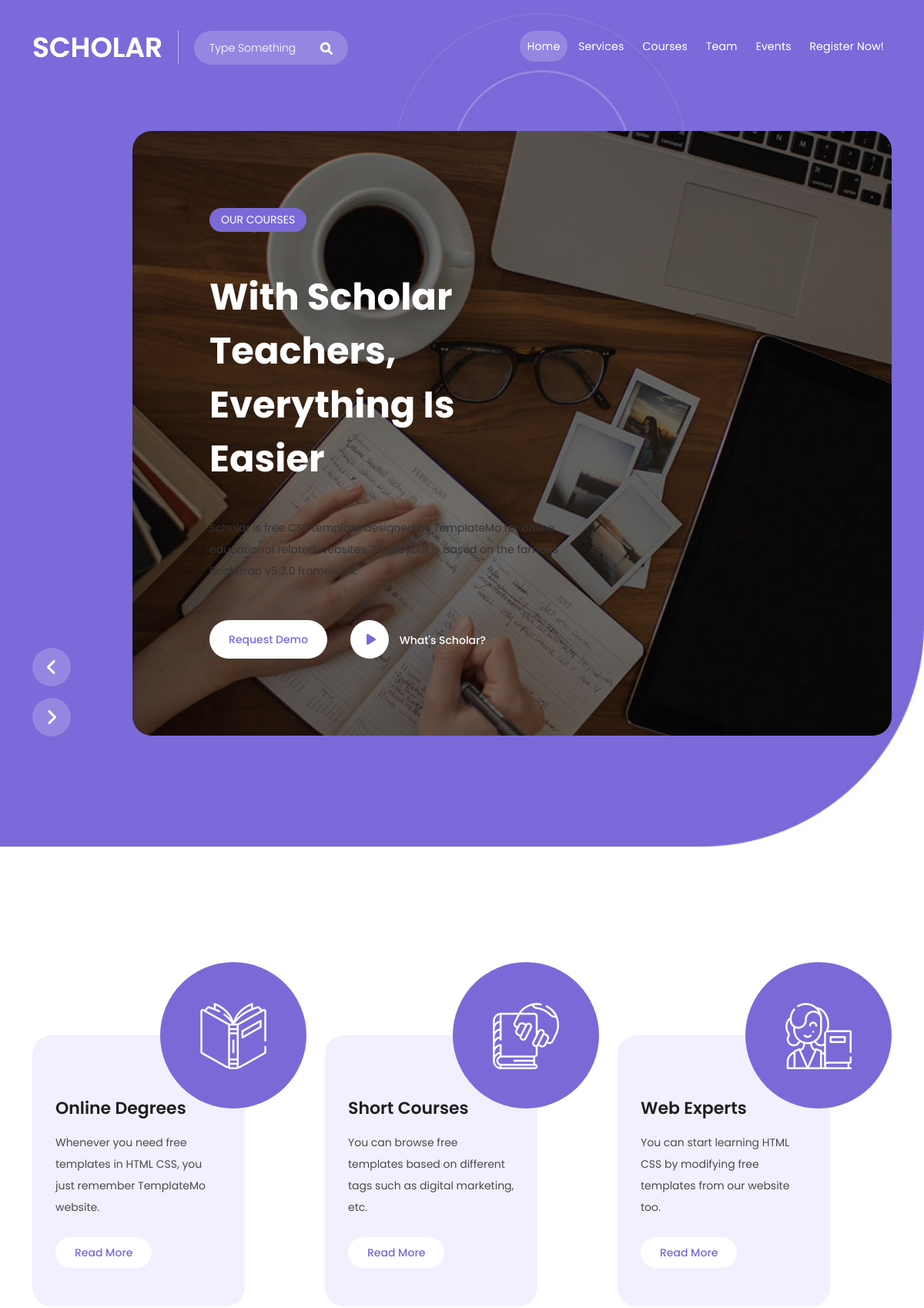
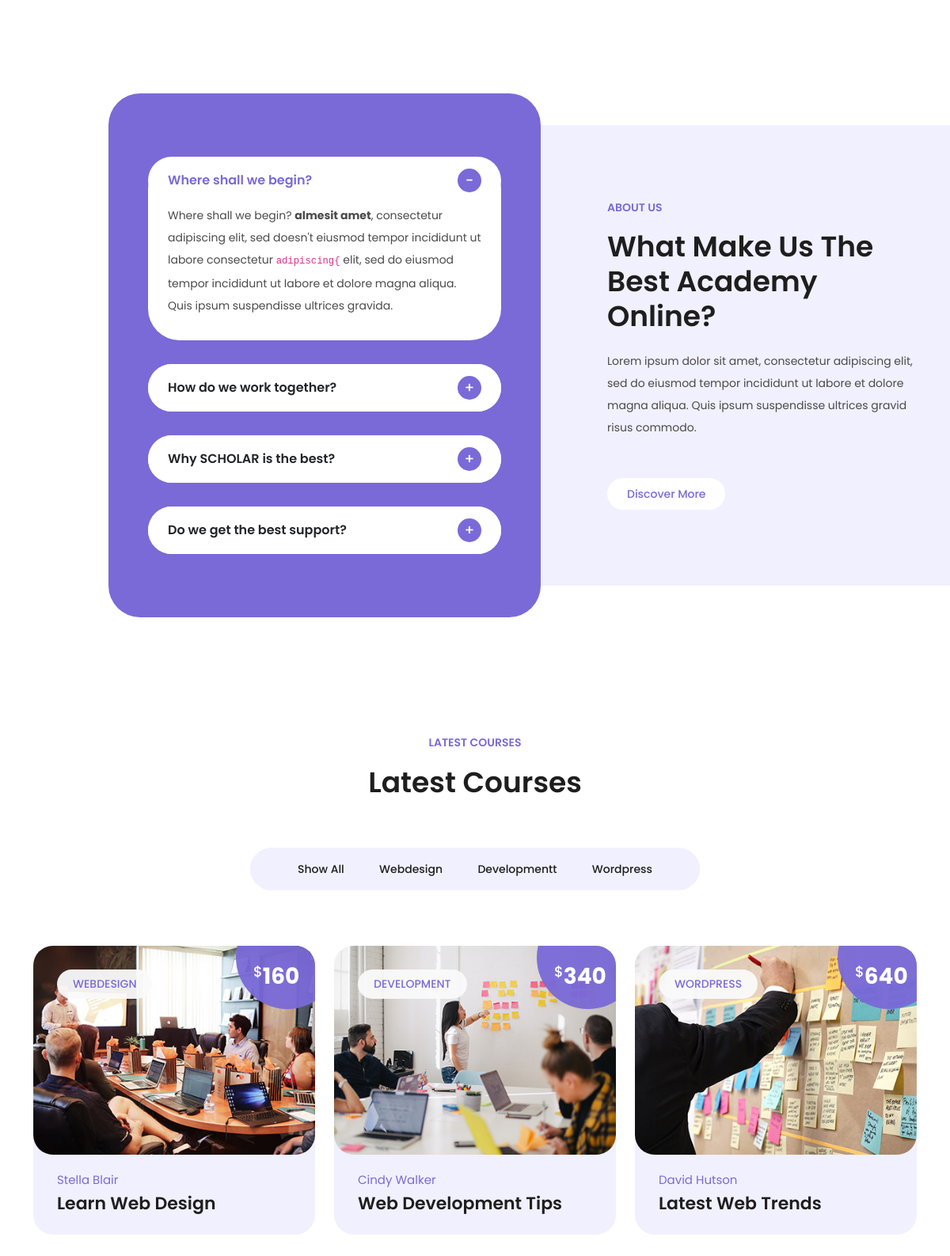
The page / (upper part) on the database its author committed (2 pictures, top to bottom).
### app/models.py (models this page shows, shortened)
class HeaderText (models.Model):
    tag = models.CharField(max_length=255)
    title = models.CharField(max_length=255)
    description = models.TextField(max_length=255)
    question= models.CharField(max_length=255,blank=True, null=True)
    request = models.CharField(max_length=255,blank=True, null=True)
    class Meta:
        verbose_name = "Header Text"
        verbose_name_plural = "Header Texts"

class Serviceblocks(models.Model):
    title = models.CharField(max_length=255)
    description = models.TextField(max_length=255)
    image = models.ImageField(upload_to="service_blocks")
    class Meta:
        verbose_name = "Serviceblocks"
        verbose_name_plural = "Serviceblocks"

class AboutBegin(models.Model):
    title = models.CharField(max_length=255)
    description1 = models.TextField(max_length=255, blank=True, null=True)
    description2 = models.TextField(max_length=255, blank=True, null=True)
    description3 = models.TextField(max_length=255, blank=True, null=True)
    description4 = models.TextField(max_length=255, blank=True, null=True)
    description5 = models.TextField(max_length=255, blank=True, null=True)
    class Meta:
        verbose_name = "About Begin"
        verbose_name_plural = "About Begin"

class AboutTogether(models.Model):
    title = models.CharField(max_length=255)
    description1 = models.TextField(max_length=255, blank=True, null=True)
    description2 = models.TextField(max_length=255, blank=True, null=True)
    description3 = models.TextField(max_length=255, blank=True, null=True)
    description4 = models.TextField(max_length=255, blank=True, null=True)
    description5 = models.TextField(max_length=255, blank=True, null=True)
    class Meta:
        verbose_name = "About Together"
        verbose_name_plural = "About Together"

class AboutBest(models.Model):
    title = models.CharField(max_length=255)
    description1 = models.TextField(max_length=255, blank=True, null=True)
    description2 = models.TextField(max_length=255, blank=True, null=True)
    description3 = models.TextField(max_length=255, blank=True, null=True)
    class Meta:
        verbose_name = "About Best"
        verbose_name_plural = "About Best"

class AboutSupport(models.Model):
    title = models.CharField(max_length=255)
    description1 = models.TextField(max_length=255, blank=True, null=True)
    description2 = models.TextField(max_length=255, blank=True, null=True)
    class Meta:
        verbose_name = "About Support"
        verbose_name_plural = "About Support"

class AboutUs(models.Model):
    tag = models.CharField(max_length=255)
    title = models.CharField(max_length=255)
    description = models.TextField(max_length=255, blank=True, null=True)
    class Meta:
        verbose_name = "About Us"
        verbose_name_plural = "About Us"

class LatestCourses(models.Model):
    title= models.TextField(max_length=255)
    description = models.TextField(max_length=255)
    category1 = models.CharField(max_length=255, blank=True, null=True)
    category2 = models.CharField(max_length=255, blank=True, null=True)
    category3 = models.CharField(max_length=255, blank=True, null=True)
    class Meta:
        verbose_name = "Latest Courses"
        verbose_name_plural = "Latest Courses"

class EventsBlocks(models.Model):
    category = models.CharField(max_length=255)
    price = models.IntegerField(default=0)
    title1 = models.CharField(max_length=255, blank=True, null=True)
    title2 = models.CharField(max_length=255, blank=True, null=True)
    image = models.ImageField(upload_to="events_blocks")
    class Meta:
        verbose_name = "Events Blocks"
        verbose_name_plural = "Events Blocks"

### app/views.py (the view)
# urls.py: path("", views.index, name = "index"),
def index(request):
    context = {
          "header_text": HeaderText.objects.all(),
          "footer_text": FooterText.objects.all().first(),
          "service_blocks": Serviceblocks.objects.all(),
          "about_begin": AboutBegin.objects.all().first(),
          "about_together": AboutTogether.objects.all().first(),
          "about_best": AboutBest.objects.all().first(),
          "about_support": AboutSupport.objects.all().first(),
          "about_us": AboutUs.objects.all().first(),
          "latest_courses": LatestCourses.objects.all().first(),
          "events_blocks": EventsBlocks.objects.all(),
          "facts_blocks": FactsBlocks.objects.all(),
          "team_members" :TeamMembers.objects.all(),
          "authors": Authors.objects.all(),
          "testimonial": Testimonial.objects.all().first(),
          "upcoming_events": UpcomingEvents.objects.all().first(),
          "events": Events.objects.all(),
          "contact_us": ContactUs.objects.all().first(),
          "socials": Socials.objects.all()
    }
    return render(request,"home.html" , context)

### app/templates/home.html (shortened to what this page needs)
{% extends "base.html" %}
{% load static %}
  {% block home_template %}
    <header class="header-area header-sticky">
      <div class="container">
          <div class="row">
              <div class="col-12">
                  <nav class="main-nav">
                      <a href="{% url "index" %}" class="logo">
                          <h1>Scholar</h1>
                      </a>
                      <div class="search-input">
                        <form id="search" action="#">
                          <input type="text" placeholder="Type Something" id='searchText' name="searchKeyword" onkeypress="handle" />
                          <i class="fa fa-search"></i>
                        </form>
                      </div>
                      <ul class="nav">
                        <li class="scroll-to-section"><a href="{% url "index" %}" class="active">Home</a></li>
                        <li class="scroll-to-section"><a href="{% url 'services' %}">Services</a></li>
                        <li class="scroll-to-section"><a href="{% url 'courses' %}">Courses</a></li>
                        <li class="scroll-to-section"><a href="{% url "team" %}">Team</a></li>
                        <li class="scroll-to-section"><a href="{% url "events" %}">Events</a></li>
                        <li class="scroll-to-section"><a href="{% url 'contact' %}">Register Now!</a></li>
                    </ul>
                  </nav>
              </div>
          </div>
      </div>
    </header>
      <div class="main-banner" id="top">
        <div class="container">
          <div class="row">
            <div class="col-lg-12">
              <div class="owl-carousel owl-banner">
                  {% for text in header_text %}
                    <div class="item item-1">
                      <div class="header-text">
                        <span class="category">{{text.tag}}</span>
                        <h2>{{text.title}}</h2>
                        <p>{{text.description}}</p>
                        <div class="buttons">
                          <div class="main-button">
                            <a href="#">{{text.request}}</a>
                          </div>
                          <div class="icon-button">
                            <a href="#"><i class="fa fa-play"></i> {{text.question}}</a>
                          </div>
                        </div>
                      </div>
                    </div>
                  {% endfor %}
              </div>
            </div>
          </div>
        </div>
      </div>
      <div class="services section" id="services">
        <div class="container">
          <div class="row">
            {% for s in service_blocks %}
              <div class="col-lg-4 col-md-6">
                  <div class="service-item">
                      <div class="icon">
                          <img src="{{s.image.url}}" target="_blank" alt="{{s.title}}">
                      </div>
                      <div class="main-content">
                        <h4>{{s.title}}</h4>
                        <p>{{s.description}}</p>
                        <div class="main-button">
                          <a href="#">Read More</a>
                        </div>
                      </div>
                  </div>
              </div>
            {% endfor %}
          </div>
        </div>
      </div>
      <div class="section about-us">
        <div class="container">
          <div class="row">
            <div class="col-lg-6 offset-lg-1">
              <div class="accordion" id="accordionExample">
                <div class="accordion-item">
                  <h2 class="accordion-header" id="headingOne">
                    <button class="accordion-button" type="button" data-bs-toggle="collapse" data-bs-target="#collapseOne" aria-expanded="true" aria-controls="collapseOne">
                      {{about_begin.title}}
                    </button>
                  </h2>
                  <div id="collapseOne" class="accordion-collapse collapse show" aria-labelledby="headingOne" data-bs-parent="#accordionExample">
                    <div class="accordion-body">
                      {{about_begin.description1}} <strong>{{about_begin.description2}}</strong>{{about_begin.description3}} <code>{{about_begin.description4}}</code> {{about_begin.description5}}
                    </div>
                  </div>
                </div>
                <div class="accordion-item">
                  <h2 class="accordion-header" id="headingTwo">
                    <button class="accordion-button collapsed" type="button" data-bs-toggle="collapse" data-bs-target="#collapseTwo" aria-expanded="false" aria-controls="collapseTwo">
                    {{about_together.title}}
                    </button>
                  </h2>
                </div>
                <div class="accordion-item">
                  <h2 class="accordion-header" id="headingThree">
                    <button class="accordion-button collapsed" type="button" data-bs-toggle="collapse" data-bs-target="#collapseThree" aria-expanded="false" aria-controls="collapseThree">
                    {{about_best.title}}
                    </button>
                  </h2>
                </div>
                <div class="accordion-item">
                  <h2 class="accordion-header" id="headingFour">
                    <button class="accordion-button collapsed" type="button" data-bs-toggle="collapse" data-bs-target="#collapseFour" aria-expanded="false" aria-controls="collapseFour">
                      {{about_support.title}}
                    </button>
                  </h2>
                </div>
              </div>
            </div>
            <div class="col-lg-5 align-self-center">
              <div class="section-heading">
                <h6>{{about_us.tag}}</h6>
                <h2>{{about_us.title}}</h2>
                <p>{{about_us.description}}</p>
                <div class="main-button">
                  <a href="#">Discover More</a>
                </div>
              </div>
            </div>
          </div>
        </div>
      </div>
      <section class="section courses" id="courses" >
        <div class="container">
          <div class="row">
            <div class="col-lg-12 text-center">
              <div class="section-heading">
                <h6>{{latest_courses.title}}</h6>
                <h2>{{latest_courses.description}}</h2>
              </div>
            </div>
          </div>
          <ul class="event_filter">
            <li>
              <a class="is_active" href="#!" data-filter="*">Show All</a>
            </li>
            <li>
              <a href="#!" data-filter=".design">{{latest_courses.category1}}</a>
            </li>
            <li>
              <a href="#!" data-filter=".development">{{latest_courses.category2}}t</a>
            </li>
            <li>
              <a href="#!" data-filter=".wordpress">{{latest_courses.category3}}</a>
            </li>
          </ul>
          <div class="row event_box">
            {% for e in events_blocks %}
              <div class="col-lg-4 col-md-6 align-self-center mb-30 event_outer col-md-6 design">
                <div class="events_item">
                  <div class="thumb">
                    <a href="#"><img src="{{e.image.url}}" alt=""></a>
                    <span class="category">{{e.category}}</span>
                    <span class="price"><h6><em>$</em>{{e.price}}</h6></span>
                  </div>
                  <div class="down-content">
                    <span class="author">{{e.title1}}</span>
                    <h4>{{e.title2}}</h4>
                  </div>
                </div>
              </div>
            {%endfor %}
          </div>
        </div>
      </section>
  {% endblock %}

### app/templates/base.html (shortened to what this page needs)
{% load static %}
<!DOCTYPE html>
<html lang="en">
  <head>
    <link href="{% static "vendor/bootstrap/css/bootstrap.min.css" %}" rel="stylesheet">
    <link rel="stylesheet" href="{% static "css/fontawesome.css" %}">
    <link rel="stylesheet" href="{% static "css/templatemo-scholar.css" %}">
    <link rel="stylesheet" href="{% static "css/owl.css" %}">
    <link rel="stylesheet" href="{% static "css/animate.css" %}">
    <link rel="stylesheet" href="https://unpkg.com/swiper@7/swiper-bundle.min.css"/>
  </head>
<body>
  <header class="header-area header-sticky">
    <div class="container">
        <div class="row">
            <div class="col-12">
                <nav class="main-nav">
                    <a href="{% url "index" %}" class="logo">
                        <h1>Scholar</h1>
                    </a>
                    <div class="search-input">
                      <form id="search" action="#">
                        <input type="text" placeholder="Type Something" id='searchText' name="searchKeyword" onkeypress="handle" />
                        <i class="fa fa-search"></i>
                      </form>
                    </div>
                    <ul class="nav">
                      <li class="scroll-to-section"><a href="{% url "index" %}" class="active">Home</a></li>
                      <li class="scroll-to-section"><a href="{% url 'services' %}">Services</a></li>
                      <li class="scroll-to-section"><a href="{% url 'courses' %}">Courses</a></li>
                      <li class="scroll-to-section"><a href="{% url "team" %}">Team</a></li>
                      <li class="scroll-to-section"><a href="{% url "events" %}">Events</a></li>
                      <li class="scroll-to-section"><a href="{% url 'contact' %}">Register Now!</a></li>
                  </ul>
                </nav>
            </div>
        </div>
    </div>
  </header>
      {% block home_template %} {% endblock %}
  </body>
</html>

### rows shown on the page
HeaderText: tag "OUR COURSES", title "With Scholar Teachers, Everything Is Easier", description "Scholar is free CSS template designed by TemplateMo for online educational related websites. This layout is based on the famous Bootstrap v5.3.0 framework.", request "Request Demo", question "What's Scholar?"
Serviceblocks: image (picture), title "Online Degrees", description "Whenever you need free templates in HTML CSS, you just remember TemplateMo website."
Serviceblocks: image (picture), title "Short Courses", description "You can browse free templates based on different tags such as digital marketing, etc."
Serviceblocks: image (picture), title "Web Experts", description "You can start learning HTML CSS by modifying free templates from our website too."
AboutBegin: title "Where shall we begin?", description1 "Where shall we begin?", description2 "almesit amet", description3 ", consectetur adipiscing elit, sed doesn't eiusmod tempor incididunt ut labore consectetur", description4 "adipiscing{", description5 "elit, sed do eiusmod tempor incididunt ut labore et dolore magna aliqua. Quis ipsum suspendisse ultrices gravida."
AboutTogether: title "How do we work together?"
AboutBest: title "Why SCHOLAR is the best?"
AboutSupport: title "Do we get the best support?"
AboutUs: tag "ABOUT US", title "What Make Us The Best Academy Online?", description "Lorem ipsum dolor sit amet, consectetur adipiscing elit, sed do eiusmod tempor incididunt ut labore et dolore magna aliqua. Quis ipsum suspendisse ultrices gravid risus commodo."
LatestCourses: title "LATEST COURSES", description "Latest Courses", category1 "Webdesign", category2 "Development", category3 "Wordpress"
EventsBlocks: image (picture), category "WEBDESIGN", price "160", title1 "Stella Blair", title2 "Learn Web Design"
EventsBlocks: image (picture), category "DEVELOPMENT", price "340", title1 "Cindy Walker", title2 "Web Development Tips"
EventsBlocks: image (picture), category "WORDPRESS", price "640", title1 "David Hutson", title2 "Latest Web Trends"
